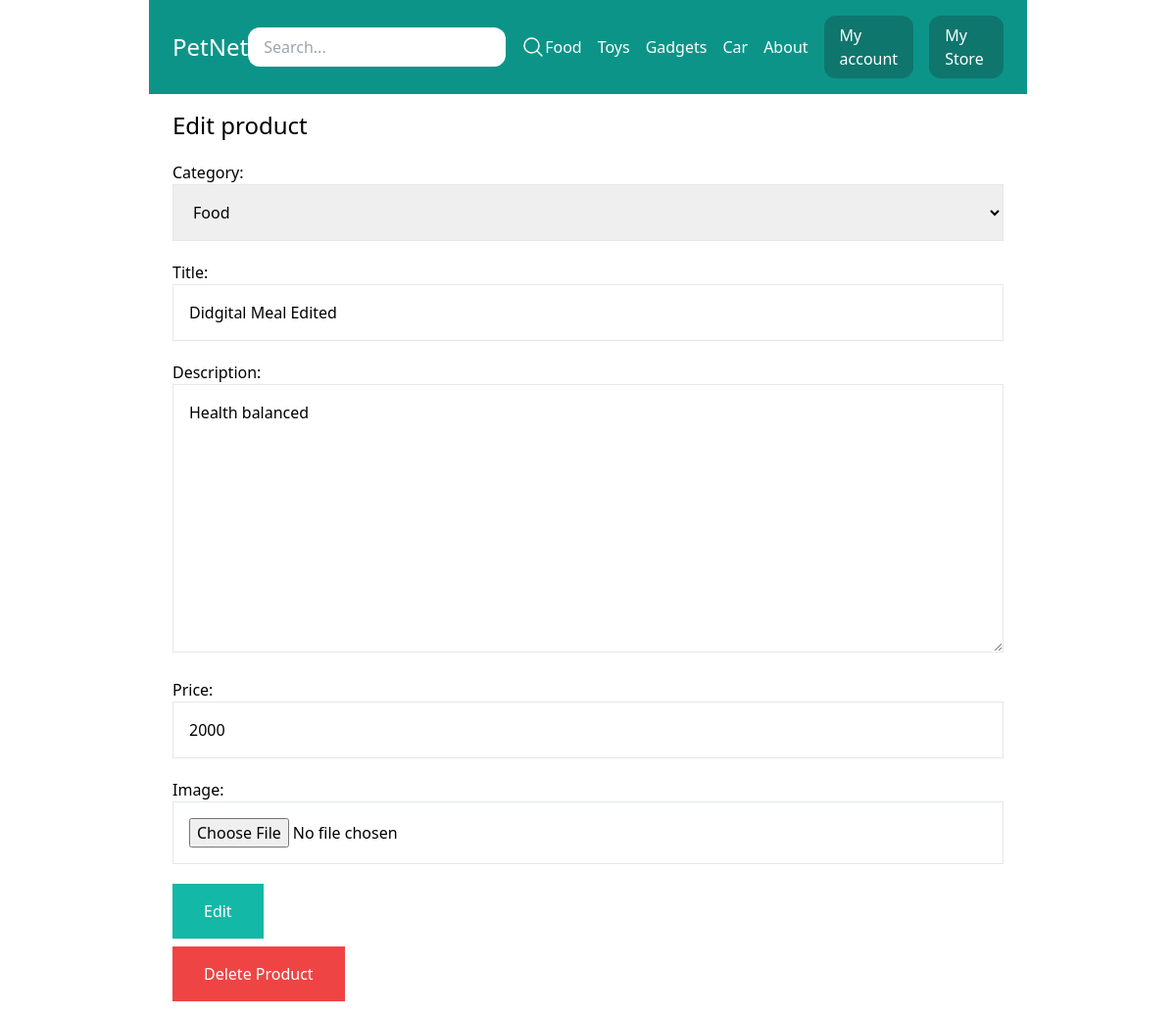
Screenshot of /my-store/edit-product/8/ (signed in) with the database file from the repository.
### store/models.py (models this page shows, shortened)
class Category(models.Model):
    title = models.CharField(max_length=50)
    slug = models.SlugField(max_length=50)
    class Meta:
        verbose_name_plural = 'Categories'
    def __str__(self):
        return self.title

class Product(models.Model):
    DRAFT = 'draft'
    WAITING_APPROVAL = 'waitingapproval'
    ACTIVE = 'active'
    DELETED = 'deleted'
    STATUS_CHOICES = (
        (DRAFT, 'Draft'),
        (WAITING_APPROVAL, 'Waiting approval'),
        (ACTIVE, 'Active'),
        (DELETED, 'Deleted'),
    )
    user = models.ForeignKey(User, related_name='products', on_delete=models.CASCADE)
    category = models.ForeignKey(Category, related_name='products', on_delete=models.CASCADE)
    title = models.CharField(max_length=50)
    slug = models.SlugField(max_length=50)
    description = models.TextField(blank=True)
    price = models.IntegerField()
    image = models.ImageField(upload_to='uploads/product_images', blank=True, null=True)
    thumbnail = models.ImageField(upload_to='uploads/product_images/thumbnails', blank=True, null=True)
    created_at = models.DateTimeField(auto_now_add=True)
    update_at = models.DateTimeField(auto_now=True)
    status = models.CharField(max_length=60, choices=STATUS_CHOICES, default=ACTIVE)
    class Meta:
        ordering = ('-created_at',)

### userprofile/views.py (the view)
# urls.py: path('my-store/edit-product/<int:pk>/', views.edit_product, name='edit_product'),
@login_required
def edit_product(request, pk):
    product = Product.objects.filter(user=request.user).get(pk=pk)
    if request.method == 'POST':
        form = ProductForm(request.POST, request.FILES, instance=product)
        if form.is_valid():
            form.save()
            messages.success(request, 'The changes was saved!')
            return redirect('my_store')
    else:
        form = ProductForm(instance=product)
    return render(request, 'userprofile/product_form.html', {
        'title': "Edit product",
        'product': product,
        'button': "Edit",
        'form': form
    })

### store/forms.py
class ProductForm(forms.ModelForm):
    class Meta:
        model = Product
        fields = ('category', 'title','description', 'price', 'image',)
        widgets = {
            'category': forms.Select(attrs={
                'class':'w-full p-4 border border-gray-200'
            }),
            'title': forms.TextInput(attrs={
                'class':'w-full p-4 border border-gray-200'
            }),
            'description': forms.Textarea(attrs={
                'class':'w-full p-4 border border-gray-200'
            }),
            'price': forms.TextInput(attrs={
                'class':'w-full p-4 border border-gray-200'
            }),
            'image': forms.FileInput(attrs={
                'class':'w-full p-4 border border-gray-200'
            }),
        }

### store/templatetags/menu.py (called while the page is built)
@register.inclusion_tag('core/menu.html')
def menu():
    categories = Category.objects.all()
    return {'categories': categories}

### userprofile/templates/userprofile/product_form.html (shortened to what this page needs)
{% extends 'core/base.html' %}
{% block content %}
    <h1 class="text-2xl">{{ title }}</h1>
    <form method="POST" action="." enctype="multipart/form-data" class="space-y-5">
        {{ form.as_p }}
        <button class="mt-6 py-4 px-8 bg-teal-500 text-white hover:bg-teal-800">{{ button }}</button>
    </form>
    {% if product %}
        <a href="{% url 'delete_product' product.id %}" class="mt-2 inline-block py-4 px-8 bg-red-500 text-white">Delete Product</a>
    {% endif %}
{% endblock %}

### core/templates/core/menu.html
{% for category in categories %}
    <a href="{% url 'category_detail' category.slug %}" class="text-white">{{ category.title }}</a>
{% endfor %}
<a href="{% url 'about' %}" class="text-white">About</a>

### rows the page displays
Category: title "Food", title "Didgital Meal Edited"
Category: title "Toys"
Category: title "Gadgets"
Category: title "Car"
Product: category "Food", description "Health balanced", price "2000"

### other values shown
{{ title }} "Edit product"
{{ button }} "Edit"
